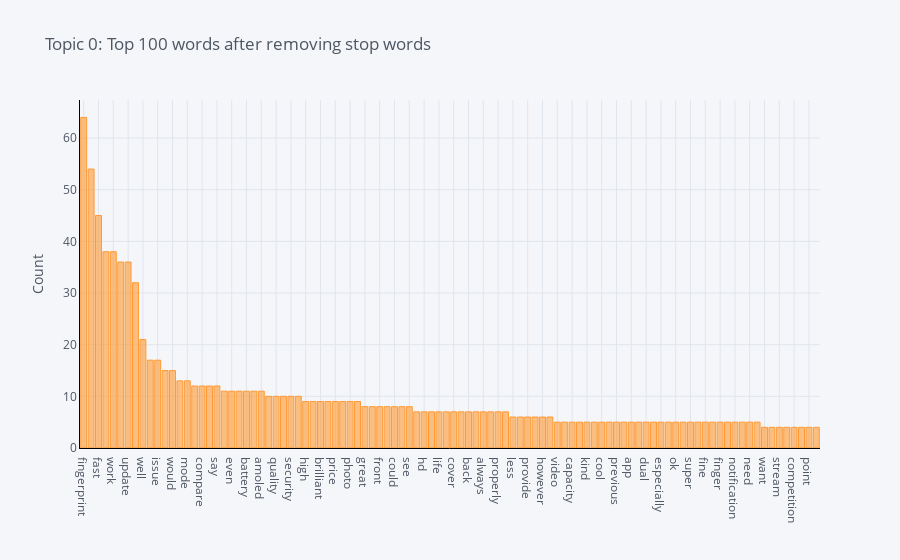

The notebook cell saved with this chart:
### Code cell
plot_model(lda, plot = 'frequency', topic_num = "Topic 0")

### Figure 1 — Plotly figure (JSON) as saved in the notebook; plotly's stock layout.template omitted (floating-point values rounded to 4 significant figures)
{"data": [{"marker": {"color": "rgba(255, 153, 51, 0.6)", "line": {"color": "rgba(255, 153, 51, 1.0)", "width": 1}}, "name": "count", "orientation": "v", "text": "", "type": "bar", "x": ["fingerprint", "display", "fast", "sensor", "work", "poor", "update", "camera", "well", "time", "issue", "lot", "would", "reader", "mode", "face", "compare", "scanner", "say", "feature", "even", "light", "battery", "night", "amoled", "device", "quality", "many", "security", "set", "high", "little", "brilliant", "slow", "price", "unlock", "photo", "far", "great", "give", "front", "software", "could", "weight", "see", "still", "hd", "full", "life", "earphone", "cover", "useless", "back", "take", "always", "security_patch", "properly", "screen", "less", "option", "provide", "color", "however", "performance", "video", "put", "capacity", "charge", "kind", "attractive", "cool", "cost", "previous", "different", "app", "thing", "dual", "resolution", "especially", "eye", "ok", "mark", "super", "feel", "fine", "market", "finger", "help", "notification", "run", "need", "miss", "want", "read", "stream", "tap", "competition", "swipe", "point", "easily"], "y": [64, 54, 45, 38, 38, 36, 36, 32, 21, 17, 17, 15, 15, 13, 13, 12, 12, 12, 12, 11, 11, 11, 11, 11, 11, 10, 10, 10, 10, 10, 9, 9, 9, 9, 9, 9, 9, 9, 8, 8, 8, 8, 8, 8, 8, 7, 7, 7, 7, 7, 7, 7, 7, 7, 7, 7, 7, 7, 6, 6, 6, 6, 6, 6, 5, 5, 5, 5, 5, 5, 5, 5, 5, 5, 5, 5, 5, 5, 5, 5, 5, 5, 5, 5, 5, 5, 5, 5, 5, 5, 5, 5, 4, 4, 4, 4, 4, 4, 4, 4]}], "layout": {"legend": {"bgcolor": "#F5F6F9", "font": {"color": "#4D5663"}}, "paper_bgcolor": "#F5F6F9", "plot_bgcolor": "#F5F6F9", "title": {"font": {"color": "#4D5663"}, "text": "Topic 0: Top 100 words after removing stop words"}, "xaxis": {"gridcolor": "#E1E5ED", "linecolor": "black", "showgrid": true, "tickfont": {"color": "#4D5663"}, "title": {"font": {"color": "#4D5663"}, "text": ""}, "zerolinecolor": "#E1E5ED"}, "yaxis": {"gridcolor": "#E1E5ED", "linecolor": "black", "showgrid": true, "tickfont": {"color": "#4D5663"}, "title": {"font": {"color": "#4D5663"}, "text": "Count"}, "zerolinecolor": "#E1E5ED"}}}
